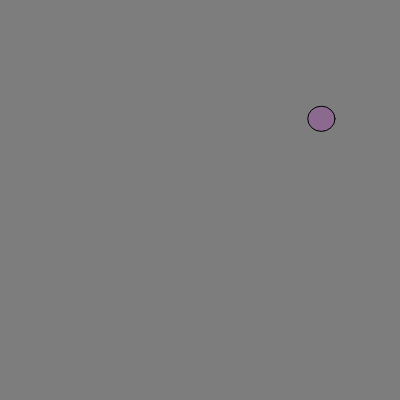
Frame 1 (no input)
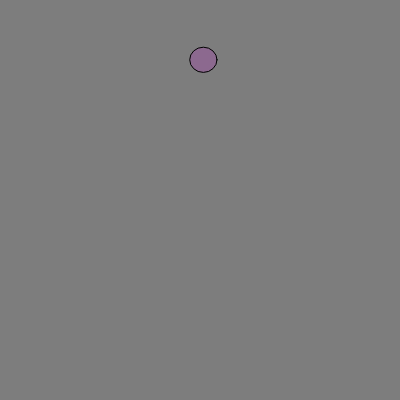
Frame 60 (no input)
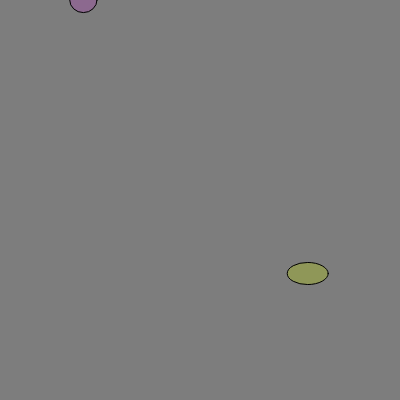
Frame 120 (the mouse pressed at the canvas centre since frame 60)

The p5.js sketch that drew these frames (run headless with seeded random() and noise() and a simulated clock; from frame 60 on, the mouse is pressed at the canvas centre):

// p5.js sketch
// ── sketch.js
var e=[],n=2000,i,b=true,y;function setup(){createCanvas(400,400);e.push(new eo());}function draw() {background(125);if(e.length<n&&b){for(i=0;i<e.length;i++){e[i].dis();e[i].move(1);if(e[i].border()&&e.length<=n){e.push(new eo());}}if(e.length>=n){b=false;}}else {for(i=0;i<e.length;i++){e[i].dis();e[i].move(-1);if(e[i].border()){e.pop();}}if(e.length==1){b=true;}}}class eo{constructor(){this.r=random(0,255);this.g=random(0,255);this.b=random(0,255);this.t=random(0,200);this.x=random(0,400);this.y=random(0,400);this.h=random(20,50);this.w=random(20,50);this.n=false;let a=[-1.5,-1,-0.5,0.5,1,1.5];this.dx=random(a);this.dy=random(a);}dis(){fill(this.r,this.g,this.b,this.t);ellipse(this.x,this.y,this.h,this.w);}move(f){this.n=false;this.x+=f*2*this.dx;this.y+=f*2*this.dy;if(this.x>=400){this.x=400;this.dx*=-1;this.n=true;}if(this.y>=400){this.y=400;this.dy*=-1;this.n=true;}if(this.x<=0){this.x=0;this.dx*=-1;this.n=true;}if(this.y<=0){this.y=0;this.dy*=-1;this.n=true;}}border(){return this.n}}
